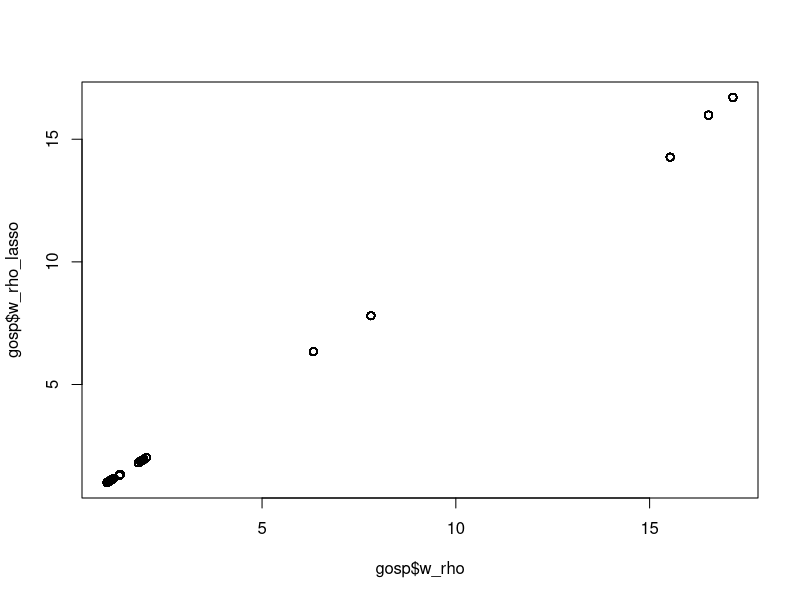

Recreate this plot in R.
## ---- chunk 1
library(readxl)
library(glmnet)
## ---- chunk 2
gosp <- read_excel("../data/gospodarstwa-zajecia.xlsx")
gosp <- transform(gosp, 
                  klm = as.factor(klm),
                  woj = as.factor(woj))
head(gosp)
## ---- chunk 3
summary(gosp[, c("los", "dochg", "wydg")])
## ---- chunk 4
gosp$R <- !is.na(gosp$dochg)
## ---- chunk 5
m1 <- glm(R ~ klm + woj, data = gosp, family = binomial())
summary(predict(m1, type = "response"))
## ---- chunk 6
gosp$w_rho <- 1/predict(m1, gosp, type="response")
## ---- chunk 7
c(mean(gosp$dochg, na.rm=T), weighted.mean(gosp$dochg, gosp$w_rho, na.rm=T))
## ---- chunk 8
set.seed(2026)
m2 <- cv.glmnet(x = model.matrix(~ klm + woj, gosp)[, -1],
                y = gosp$R,
                family = "binomial")
coef(m2, s = "lambda.min")
## ---- chunk 9
gosp$w_rho_lasso <- 1/as.numeric(predict(m2, newx = model.matrix(~ klm + woj, gosp)[, -1], type="response", s = "lambda.min"))
## ---- chunk 10
c(bez = mean(gosp$dochg, na.rm=T), 
  glm = weighted.mean(gosp$dochg, gosp$w_rho, na.rm=T),
  lasso = weighted.mean(gosp$dochg, gosp$w_rho_lasso, na.rm=T))
## ---- chunk 11
summary(gosp[, c("w_rho", "w_rho_lasso")])
## ---- chunk 12
plot(gosp$w_rho, gosp$w_rho_lasso)
